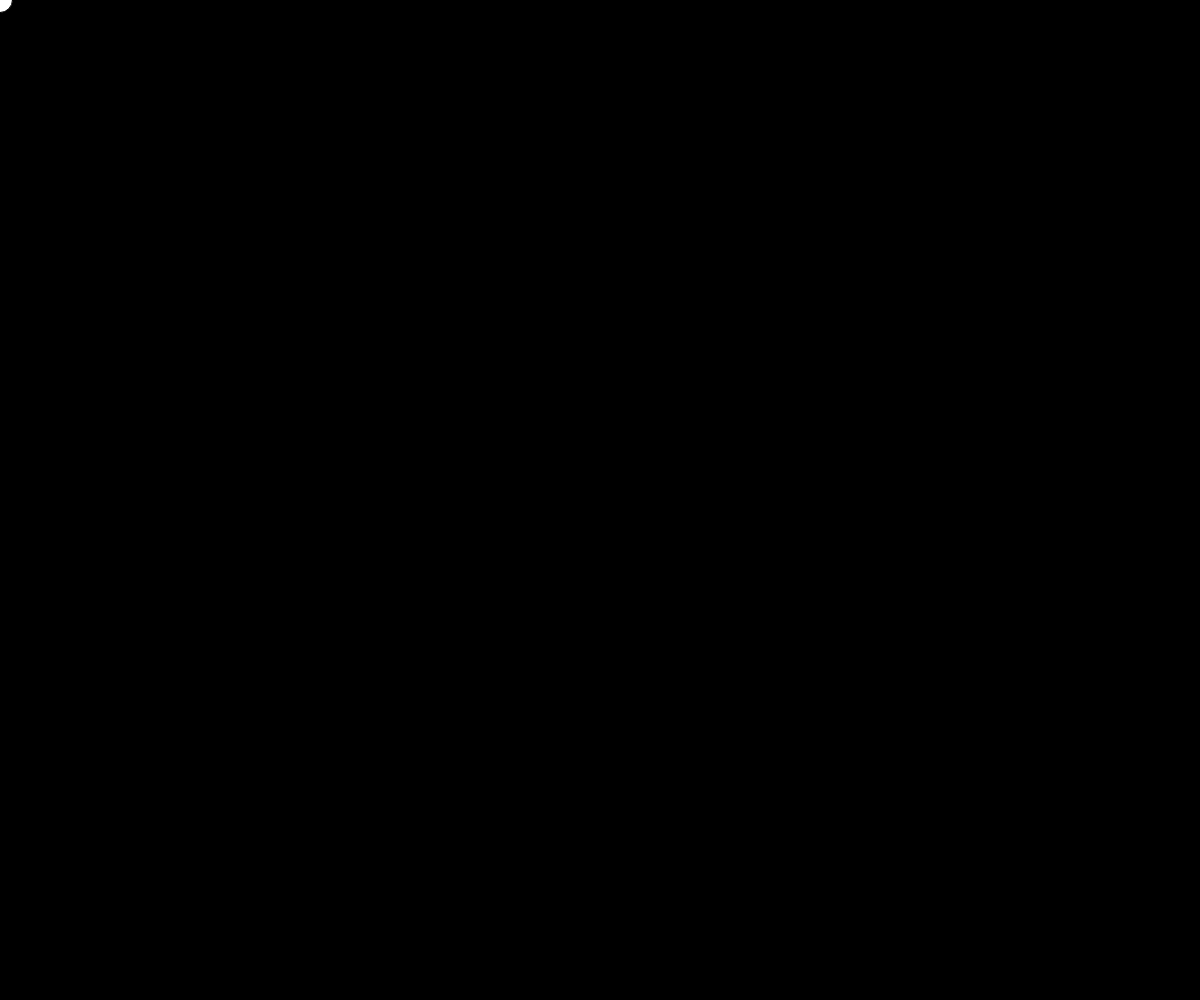
Frame 1 (no input)
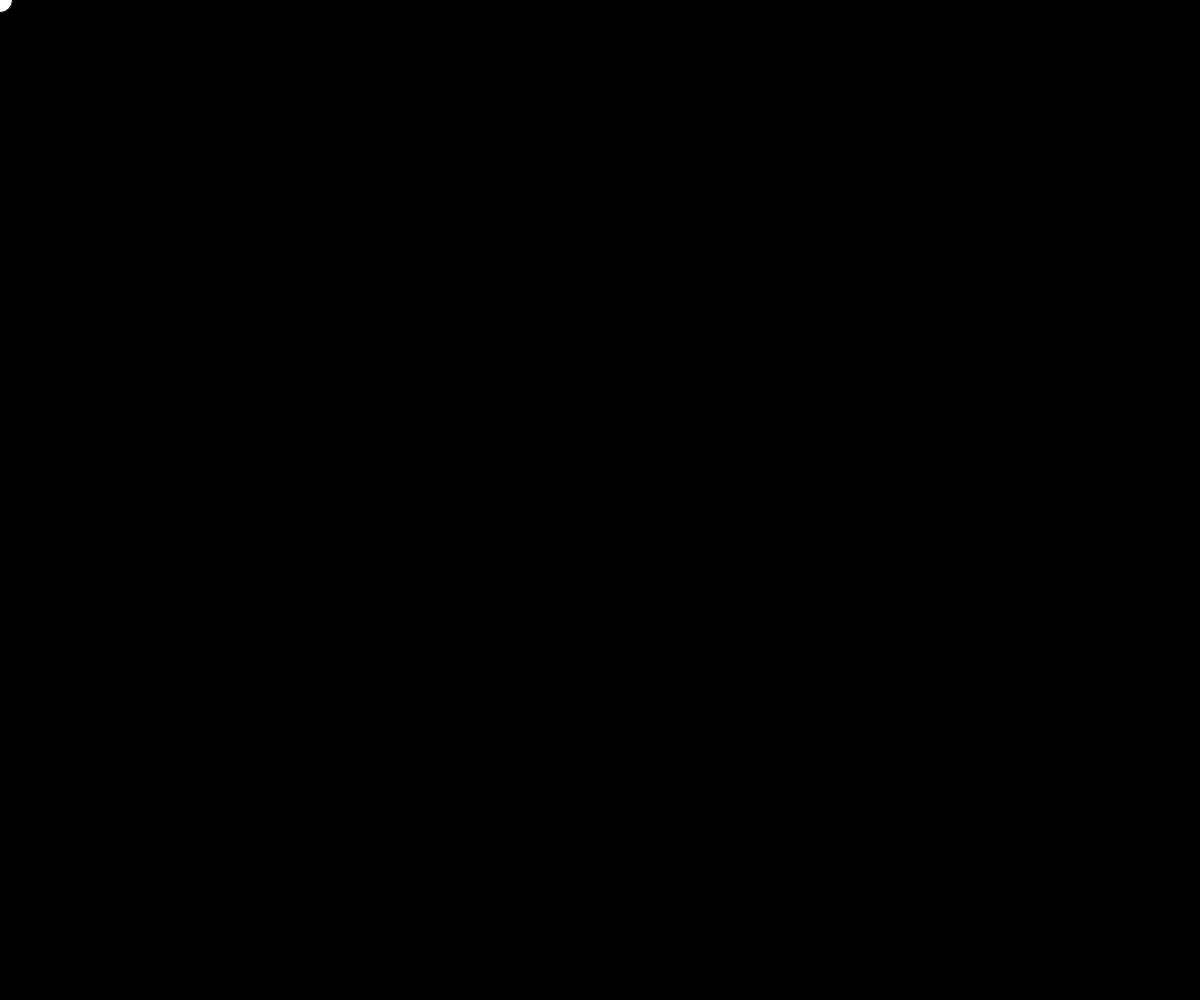
Frame 60 (no input)
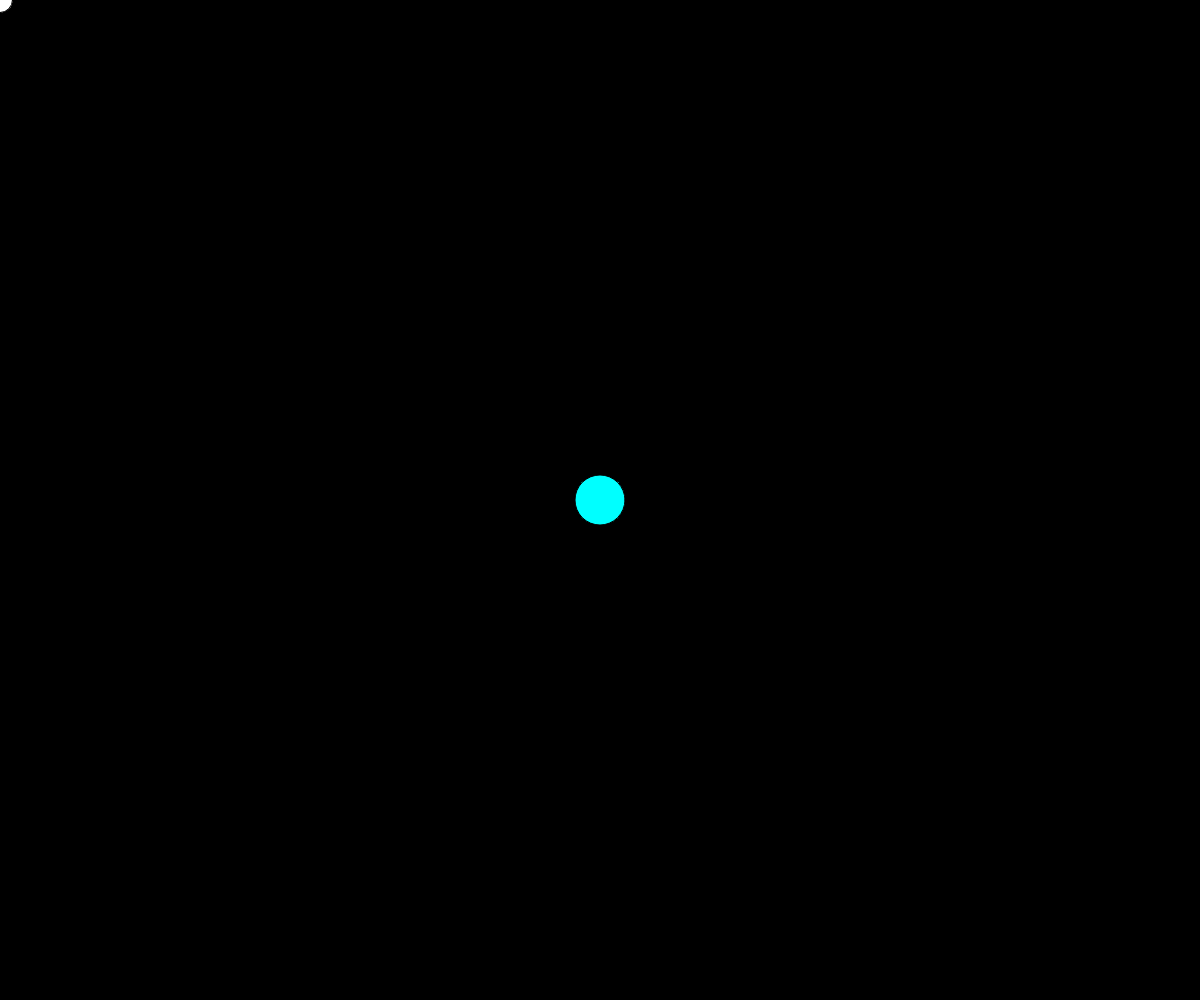
Frame 120 (the mouse pressed at the canvas centre since frame 60)

The p5.js sketch that drew these frames (run headless with seeded random() and noise() and a simulated clock; from frame 60 on, the mouse is pressed at the canvas centre):

// p5.js sketch
// ── sketch.js
function setup() {
    createCanvas(windowWidth, windowHeight);
    colorMode(HSB, height, height, height);
    background(0);
  }
  
  function draw() {
    if(mouseIsPressed) {
      fill(mouseY, height, height);
      circle(mouseX, mouseY, 50);
    } else {
      fill('white');
      circle(mouseX, mouseY, 25);
    }
  }
  
  // resize canvas
  function windowResized() {
    resizeCanvas(windowWidth, windowHeight);
  }
